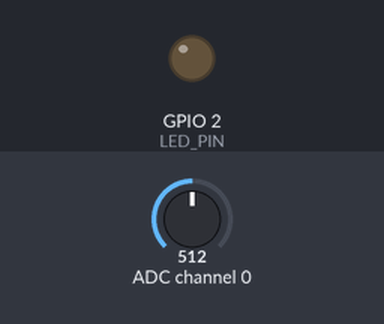
The program below on a simulated Raspberry Pi (BCM pin numbers). On the bench: output pins drawn as LEDs (lit = HIGH). Inputs (shaded band) come from the test bench; at power-on: ADC channel 0 = 512 (analog values on the 0–1023 scale). What the program prints to the terminal is not drawn.

Above: at 1.2 s.
1.3 s: ADC channel 0 set to 501
At 1.6 s:
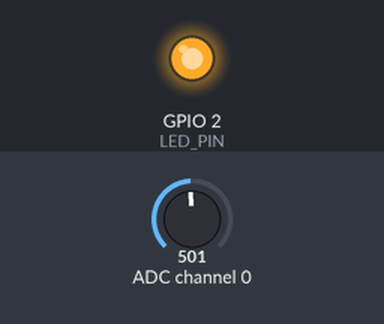
2.8 s: ADC channel 0 set to 522
At 4.2 s:
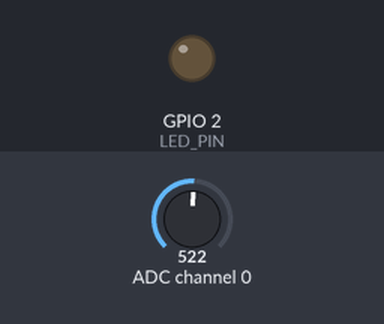
5.8 s: ADC channel 0 set to 511
At 7.0 s:
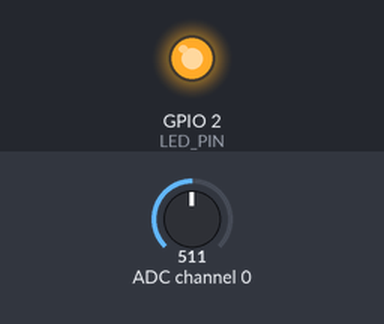
Timing chart, 0 to 8.8 s (numbered marks = the images above; inputs shaded):
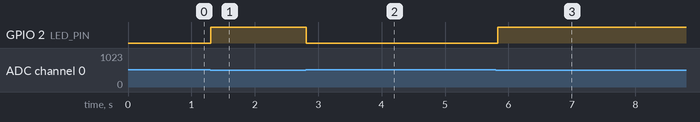

Measured:
- the behaviour switches between 512 and 511 on ADC channel 0 (found by bisection; images 0 and 1)
- after the input at 1.3 s, GPIO 2 (LED_PIN): LOW → HIGH at once
- after the input at 2.8 s, GPIO 2 (LED_PIN): HIGH → LOW at once
- after the input at 5.8 s, GPIO 2 (LED_PIN): LOW → HIGH at once

The program:

LDR_task.py
```python
import spidev
import time
import RPi.GPIO as GPIO
LED_PIN = 2

GPIO.setmode(GPIO.BCM)
GPIO.setup(LED_PIN, GPIO.OUT)
#빛이 밝을 수록 큰 값, 어두울 수록 작은 값
# SPI 인스턴스 생성
spi = spidev.SpiDev()

# SPI 통신 시작
spi.open(0, 0) # bus: 0, dev: 0(CE0, CE1 둘 중 하나가 0임)

# SPI 최대 통신 속도 설정
spi.max_speed_hz = 100000

# 채널에서 읽어온 아날로그값을 디지털로 변환하여 리턴하는 함수
def analog_read(channel):
    #[byte_1, byte_2, byte_3]
    # byte_1 : 1
    # byte_2 : channel(0) + 8 = 0000 1000(2진수) << 4 - > 1000 0000
    # byte_3 : 0
    ret = spi.xfer2([1, (channel + 8) << 4, 0])
    adc_out = ((ret[1] & 3) << 8) + ret[2]
    return adc_out

try:
    while True:
        reading = analog_read(0)
        print("Reading = %d" % reading, end='\r') # 0 ~ 1023
        if(reading >= 512):
            GPIO.output(LED_PIN, 0)
        else:
            GPIO.output(LED_PIN, 1)
        time.sleep(0.1)
finally:
    spi.close()
    GPIO.cleanup()
```
